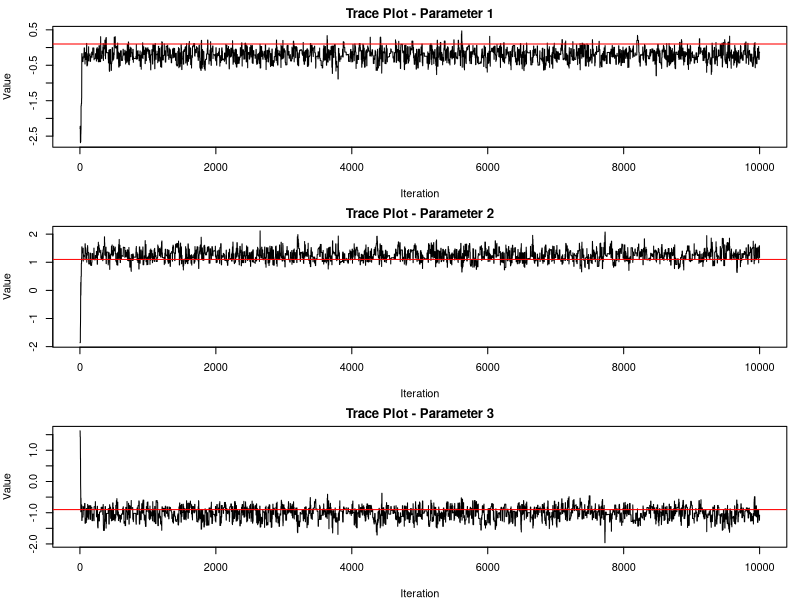
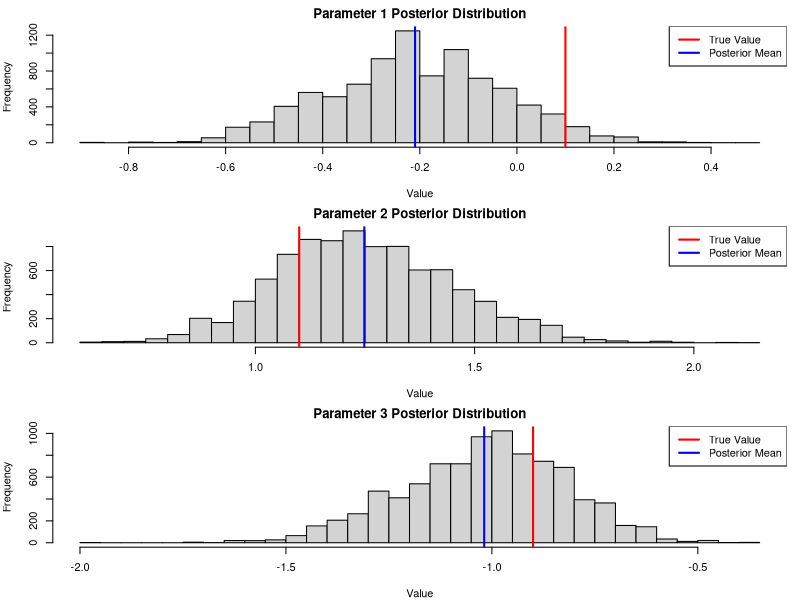
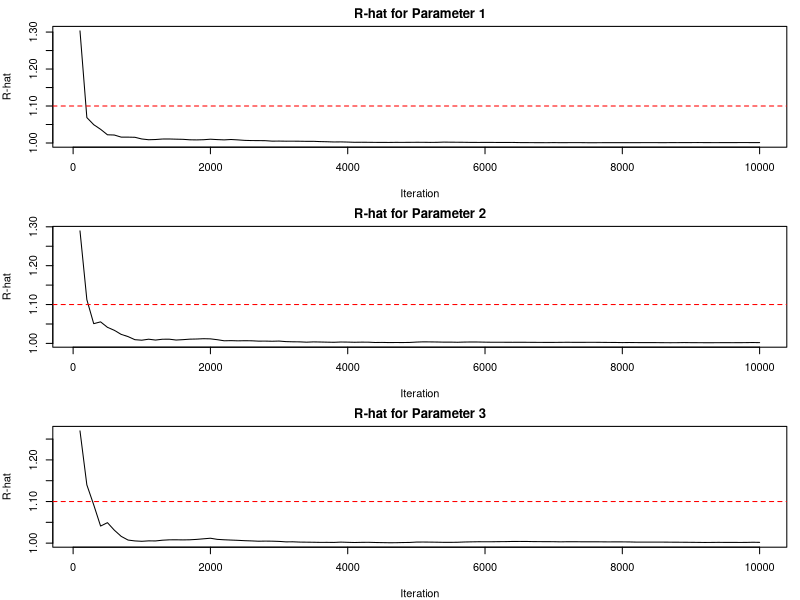
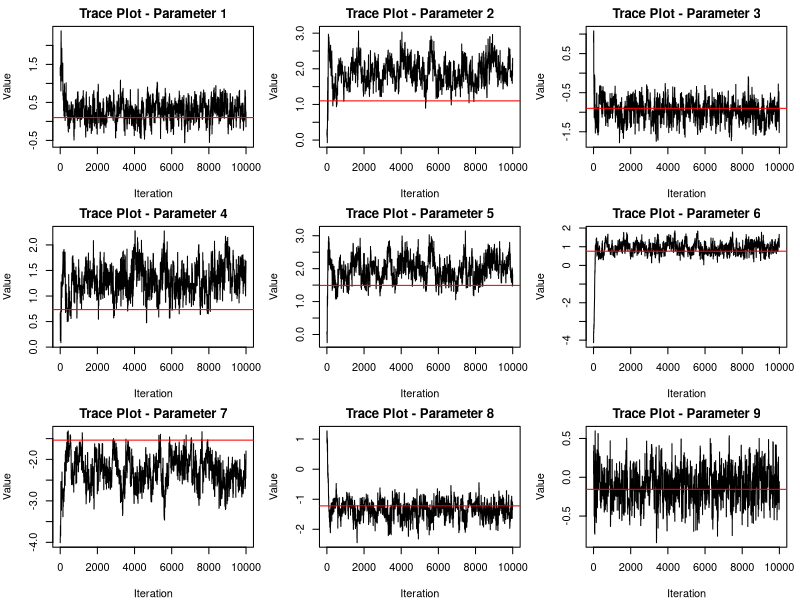
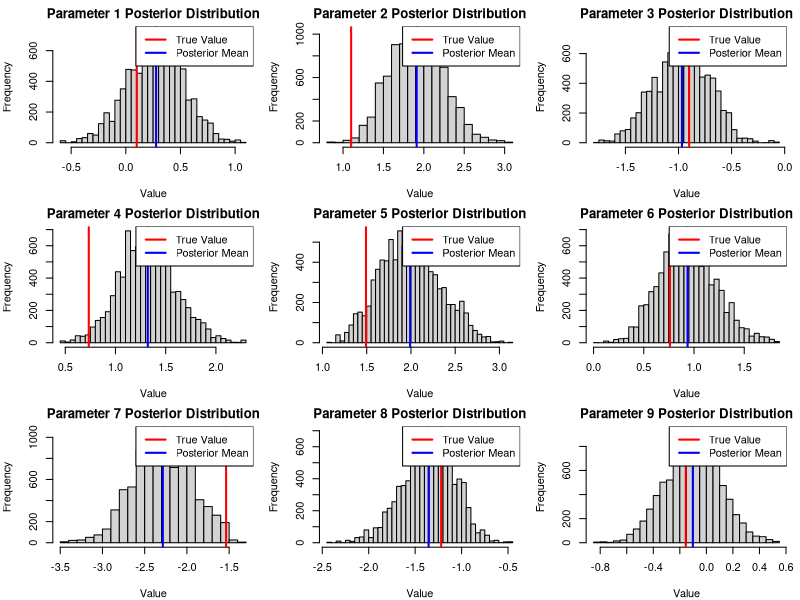
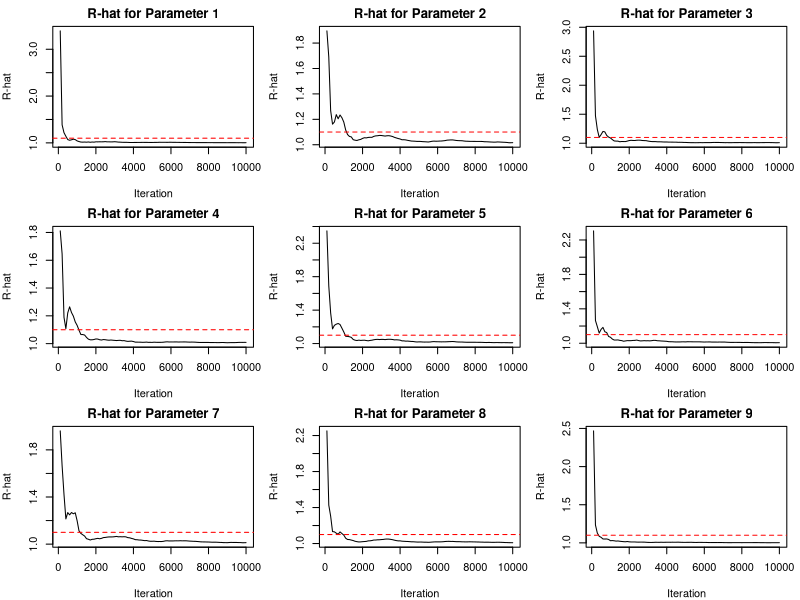

Write the R code that produced these figures, in order. (Note: a time limit stopped this script after it produced the figures.)
#Question 1
# Set parameters
N <- 200  # New sample size
true_betas <- c(0.1, 1.1, -0.9)  # (β0, β1, β2)

# Step 1: Generate covariates from Uniform[-2, 2]
set.seed(40)  # Set seed for reproducibility
X_covariates <- matrix(runif(2 * N, min = -2, max = 2), nrow = N, ncol = 2)

# Add a column of ones for the intercept term
X <- cbind(1, X_covariates)

# Step 2: Compute probabilities using logistic model
logits <- X %*% true_betas  # Matrix multiplication (includes intercept term)
probabilities <- 1 / (1 + exp(-logits))  # Apply sigmoid to logits

# Step 3: Generate binary responses (y) from Bernoulli distribution
y <- rbinom(N, size = 1, prob = probabilities)

# Report statistics: how many 0's and 1's
zeros <- sum(y == 0)
ones <- sum(y == 1)

cat("Statistics for N =", N, ":\n")
cat("  Number of zeros:", zeros, "\n")
cat("  Number of ones:", ones, "\n")
cat("  Proportion of zeros:", round(zeros / N, 2), "\n")
cat("  Proportion of ones:", round(ones / N, 2), "\n")




#Question 2
# Part 1: Data Generation
N <- 200
true_betas <- c(0.1, 1.1, -0.9)
set.seed(40)
X_covariates <- matrix(runif(2 * N, -2, 2), nrow = N, ncol = 2)
X <- cbind(1, X_covariates)
probabilities <- 1 / (1 + exp(-X %*% true_betas))
y <- rbinom(N, 1, probabilities)

# Report data statistics
zeros <- sum(y == 0)
ones <- sum(y == 1)
cat("Data Statistics:\n",
    "Zeros:", zeros, "Proportion:", round(zeros/N, 2), "\n",
    "Ones:", ones, "Proportion:", round(ones/N, 2), "\n")

# Part 2: MCMC Setup and Sampling
prior_mean <- c(0, 0, 0)
prior_sd <- 2
n_iter <- 10000
n_chains <- 20
n_params <- 3

# Log posterior function
log_posterior <- function(beta, X, y, prior_mean, prior_sd) {
  linear_pred <- X %*% beta
  log_lik <- sum(y * linear_pred - log(1 + exp(linear_pred)))
  log_prior <- sum(dnorm(beta, prior_mean, prior_sd, log = TRUE))
  return(log_lik + log_prior)
}

# Initialize and run chains
chains <- array(NA, dim = c(n_iter, n_params, n_chains))
acceptance_counts <- numeric(n_chains)

for(chain in 1:n_chains) {
  beta_current <- rnorm(n_params, prior_mean, prior_sd)
  proposal_sd <- 0.3  # Adjusted from 0.2 to 0.3
  chain_samples <- matrix(NA, n_iter, n_params)
  
  for(i in 1:n_iter) {
    beta_proposal <- beta_current + rnorm(n_params, 0, proposal_sd)
    log_r <- log_posterior(beta_proposal, X, y, prior_mean, prior_sd) - 
      log_posterior(beta_current, X, y, prior_mean, prior_sd)
    
    if(log(runif(1)) < log_r) {
      beta_current <- beta_proposal
      acceptance_counts[chain] <- acceptance_counts[chain] + 1
    }
    chain_samples[i,] <- beta_current
  }
  chains[,,chain] <- chain_samples
}

# Calculate acceptance rates
acceptance_rates <- acceptance_counts / n_iter
cat("Mean acceptance rate:", mean(acceptance_rates), "\n")

# Part 3: Visualization
windows(width = 12, height = 10)
par(mfrow = c(3,1), mar = c(4,4,2,1))

# Trace plots
for(i in 1:3) {
  plot(chains[,i,1], type = "l", 
       main = paste("Trace Plot - Parameter", i), 
       ylab = "Value", xlab = "Iteration")
  abline(h = true_betas[i], col = "red")
}

# Histograms after burn-in
burn_in <- 1000
chains_burned <- chains[(burn_in+1):n_iter,,]

windows(width = 12, height = 10)
par(mfrow = c(3,1), mar = c(4,4,2,1))
for(i in 1:3) {
  hist(chains_burned[,i,1], breaks = 30, 
       main = paste("Parameter", i, "Posterior Distribution"), 
       xlab = "Value")
  abline(v = true_betas[i], col = "red", lwd = 2)
  abline(v = mean(chains_burned[,i,1]), col = "blue", lwd = 2)
  legend("topright", 
         legend = c("True Value", "Posterior Mean"), 
         col = c("red", "blue"), 
         lwd = 2)
}

# Part 4: Gelman-Rubin Convergence Diagnostics
library(coda)
assessment_points <- seq(100, n_iter, by = 100)
rhat_values <- matrix(NA, length(assessment_points), n_params)

for(i in 1:length(assessment_points)) {
  chains_subset <- chains[1:assessment_points[i],,]
  mcmc_list <- lapply(1:n_chains, function(j) mcmc(chains_subset[,,j]))
  rhat_values[i,] <- gelman.diag(mcmc_list)$psrf[,1]
}

windows(width = 12, height = 10)
par(mfrow = c(3,1), mar = c(4,4,2,1))
for(i in 1:3) {
  plot(assessment_points, rhat_values[,i], type = "l",
       main = paste("R-hat for Parameter", i),
       xlab = "Iteration", ylab = "R-hat")
  abline(h = 1.1, col = "red", lty = 2)
}

# Calculate and display posterior summaries
posterior_means <- apply(chains_burned, 2, mean)
posterior_sds <- apply(chains_burned, 2, sd)
cat("\nPosterior Summaries:\n")
for(i in 1:3) {
  cat(sprintf("Parameter %d: Mean = %.3f, SD = %.3f\n", 
              i, posterior_means[i], posterior_sds[i]))
}




#question 3 
# Part 1: Data Generation with 9 dimensions
N <- 200

# Set seed for reproducibility
set.seed(40)

# Generate true parameters
initial_betas <- c(0.1, 1.1, -0.9)
additional_betas <- runif(6, -2, 2)
true_betas <- c(initial_betas, additional_betas)

# Print the parameters being used
cat("True parameter values:\n")
print(true_betas)

# Generate covariates and response
X_covariates <- matrix(runif(8 * N, -2, 2), nrow = N, ncol = 8)
X <- cbind(1, X_covariates)
probabilities <- 1 / (1 + exp(-X %*% true_betas))
y <- rbinom(N, 1, probabilities)

# Report data statistics
zeros <- sum(y == 0)
ones <- sum(y == 1)
cat("\nData Statistics:\n",
    "Zeros:", zeros, "Proportion:", round(zeros/N, 2), "\n",
    "Ones:", ones, "Proportion:", round(ones/N, 2), "\n")

# Part 2: MCMC Setup and Sampling
prior_mean <- rep(0, 9)
prior_sd <- 2
n_iter <- 10000
n_chains <- 20
n_params <- 9

# Log posterior function
log_posterior <- function(beta, X, y, prior_mean, prior_sd) {
  linear_pred <- X %*% beta
  log_lik <- sum(y * linear_pred - log(1 + exp(linear_pred)))
  log_prior <- sum(dnorm(beta, prior_mean, prior_sd, log = TRUE))
  return(log_lik + log_prior)
}

# Initialize and run chains
chains <- array(NA, dim = c(n_iter, n_params, n_chains))
acceptance_counts <- numeric(n_chains)

for(chain in 1:n_chains) {
  beta_current <- rnorm(n_params, prior_mean, prior_sd)
  proposal_sd <- 0.2  # Optimized value for target 23.4% acceptance rate
  chain_samples <- matrix(NA, n_iter, n_params)
  
  for(i in 1:n_iter) {
    beta_proposal <- beta_current + rnorm(n_params, 0, proposal_sd)
    log_r <- log_posterior(beta_proposal, X, y, prior_mean, prior_sd) - 
      log_posterior(beta_current, X, y, prior_mean, prior_sd)
    
    if(log(runif(1)) < log_r) {
      beta_current <- beta_proposal
      acceptance_counts[chain] <- acceptance_counts[chain] + 1
    }
    chain_samples[i,] <- beta_current
  }
  chains[,,chain] <- chain_samples
}

# Calculate acceptance rates
acceptance_rates <- acceptance_counts / n_iter
cat("\nMean acceptance rate:", mean(acceptance_rates), "\n")

# Part 3: Visualization
windows(width = 12, height = 10)
par(mfrow = c(3,3), mar = c(4,4,2,1))

# Trace plots
for(i in 1:9) {
  plot(chains[,i,1], type = "l", 
       main = paste("Trace Plot - Parameter", i), 
       ylab = "Value", xlab = "Iteration")
  abline(h = true_betas[i], col = "red")
}

# Histograms after burn-in
burn_in <- 1000
chains_burned <- chains[(burn_in+1):n_iter,,]

windows(width = 12, height = 10)
par(mfrow = c(3,3), mar = c(4,4,2,1))
for(i in 1:9) {
  hist(chains_burned[,i,1], breaks = 30, 
       main = paste("Parameter", i, "Posterior Distribution"), 
       xlab = "Value")
  abline(v = true_betas[i], col = "red", lwd = 2)
  abline(v = mean(chains_burned[,i,1]), col = "blue", lwd = 2)
  legend("topright", 
         legend = c("True Value", "Posterior Mean"), 
         col = c("red", "blue"), 
         lwd = 2)
}

# Part 4: Gelman-Rubin Convergence Diagnostics
library(coda)
assessment_points <- seq(100, n_iter, by = 100)
rhat_values <- matrix(NA, length(assessment_points), n_params)

for(i in 1:length(assessment_points)) {
  chains_subset <- chains[1:assessment_points[i],,]
  mcmc_list <- lapply(1:n_chains, function(j) mcmc(chains_subset[,,j]))
  rhat_values[i,] <- gelman.diag(mcmc_list)$psrf[,1]
}

windows(width = 12, height = 10)
par(mfrow = c(3,3), mar = c(4,4,2,1))
for(i in 1:9) {
  plot(assessment_points, rhat_values[,i], type = "l",
       main = paste("R-hat for Parameter", i),
       xlab = "Iteration", ylab = "R-hat")
  abline(h = 1.1, col = "red", lty = 2)
}

# Calculate and display posterior summaries
posterior_means <- apply(chains_burned, 2, mean)
posterior_sds <- apply(chains_burned, 2, sd)
cat("\nPosterior Summaries:\n")
for(i in 1:9) {
  cat(sprintf("Parameter %d: Mean = %.3f, SD = %.3f\n", 
              i, posterior_means[i], posterior_sds[i]))
}






















#QUESTION 4 
# Part 1: Data Generation with 9 dimensions
N <- 200

# Set seed for reproducibility
set.seed(40)

# Generate true parameters
initial_betas <- c(0.1, 1.1, -0.9)
additional_betas <- runif(6, -2, 2)
true_betas <- c(initial_betas, additional_betas)

# Print the parameters being used
cat("True parameter values:\n")
print(true_betas)

# Generate covariates and response
X_covariates <- matrix(runif(8 * N, -2, 2), nrow = N, ncol = 8)
X <- cbind(1, X_covariates)
probabilities <- 1 / (1 + exp(-X %*% true_betas))
y <- rbinom(N, 1, probabilities)

# Report data statistics
zeros <- sum(y == 0)
ones <- sum(y == 1)
cat("\nData Statistics:\n",
    "Zeros:", zeros, "Proportion:", round(zeros/N, 2), "\n",
    "Ones:", ones, "Proportion:", round(ones/N, 2), "\n")

# Metropolis-within-Gibbs implementation
n_iter <- 10000
n_chains <- 10
n_params <- 9
prior_mean <- rep(0, 9)
prior_sd <- 2

# Function for single parameter conditional
log_conditional <- function(beta_prop, beta_current, param_idx, X, y, prior_mean, prior_sd) {
  beta_temp <- beta_current
  beta_temp[param_idx] <- beta_prop
  linear_pred <- X %*% beta_temp
  log_lik <- sum(y * linear_pred - log(1 + exp(linear_pred)))
  log_prior <- dnorm(beta_prop, prior_mean[param_idx], prior_sd, log = TRUE)
  return(log_lik + log_prior)
}

# Initialize storage
chains <- array(NA, dim = c(n_iter, n_params, n_chains))
acceptance_counts <- matrix(0, n_chains, n_params)

# Individual proposal scales for each parameter
proposal_sds <- rep(1.8, n_params)  # Tuned for ~15% acceptance rate

# Run chains
for(chain in 1:n_chains) {
  beta_current <- rnorm(n_params, prior_mean, prior_sd)
  
  for(i in 1:n_iter) {
    # Update each parameter conditionally
    for(j in 1:n_params) {
      beta_proposal <- beta_current[j] + rnorm(1, 0, proposal_sds[j])
      
      log_r <- log_conditional(beta_proposal, beta_current, j, X, y, prior_mean, prior_sd) - 
        log_conditional(beta_current[j], beta_current, j, X, y, prior_mean, prior_sd)
      
      if(log(runif(1)) < log_r) {
        beta_current[j] <- beta_proposal
        acceptance_counts[chain, j] <- acceptance_counts[chain, j] + 1
      }
    }
    chains[i,,chain] <- beta_current
  }
}

# Calculate acceptance rates per parameter
acceptance_rates <- acceptance_counts / n_iter
mean_rates <- colMeans(acceptance_rates)
cat("\nMean acceptance rates per parameter:\n")
print(mean_rates)

# Trace plots
windows(width = 12, height = 10)
par(mfrow = c(3,3), mar = c(4,4,2,1))
for(i in 1:9) {
  plot(chains[,i,1], type = "l", 
       main = paste("Trace Plot - Parameter", i), 
       ylab = "Value", xlab = "Iteration")
  abline(h = true_betas[i], col = "red")
}

# Gelman-Rubin diagnostics
library(coda)
assessment_points <- seq(100, n_iter, by = 100)
rhat_values <- matrix(NA, length(assessment_points), n_params)

for(i in 1:length(assessment_points)) {
  chains_subset <- chains[1:assessment_points[i],,]
  mcmc_list <- lapply(1:n_chains, function(j) mcmc(chains_subset[,,j]))
  rhat_values[i,] <- gelman.diag(mcmc_list)$psrf[,1]
}

# Enhanced Gelman-Rubin plots
windows(width = 12, height = 10)
par(mfrow = c(3,3), mar = c(4,4,2,1))
for(i in 1:9) {
  plot(assessment_points, rhat_values[,i], type = "l",
       main = paste("R-hat for Parameter", i),
       xlab = "Iteration", ylab = "R-hat",
       ylim = c(1, max(rhat_values)))
  abline(h = 1.1, col = "red", lty = 2, lwd = 2)
}

# Calculate and display posterior summaries
burn_in <- 1000
chains_burned <- chains[(burn_in+1):n_iter,,]
posterior_means <- apply(chains_burned, 2, mean)
posterior_sds <- apply(chains_burned, 2, sd)

cat("\nPosterior Summaries:\n")
for(i in 1:9) {
  cat(sprintf("Parameter %d: Mean = %.3f, SD = %.3f\n", 
              i, posterior_means[i], posterior_sds[i]))
}













#Question 5
# Part 1: Data Generation with 9 dimensions
N <- 200

# Set seed for reproducibility
set.seed(40)

# Generate true parameters
initial_betas <- c(0.1, 1.1, -0.9)
additional_betas <- runif(6, -2, 2)
true_betas <- c(initial_betas, additional_betas)

# Print the parameters being used
cat("True parameter values:\n")
print(true_betas)

# Generate covariates and response
X_covariates <- matrix(runif(8 * N, -2, 2), nrow = N, ncol = 8)
X <- cbind(1, X_covariates)
probabilities <- 1 / (1 + exp(-X %*% true_betas))
y <- rbinom(N, 1, probabilities)

# Report data statistics
zeros <- sum(y == 0)
ones <- sum(y == 1)
cat("\nData Statistics:\n",
    "Zeros:", zeros, "Proportion:", round(zeros/N, 2), "\n",
    "Ones:", ones, "Proportion:", round(ones/N, 2), "\n")

# MCMC Setup
n_iter <- 10000
n_chains <- 20
n_params <- 9
prior_mean <- rep(0, 9)
prior_sd <- 2

# Function for single parameter conditional
log_conditional <- function(beta_prop, beta_current, param_idx, X, y, prior_mean, prior_sd) {
  beta_temp <- beta_current
  beta_temp[param_idx] <- beta_prop
  linear_pred <- X %*% beta_temp
  log_lik <- sum(y * linear_pred - log(1 + exp(linear_pred)))
  log_prior <- dnorm(beta_prop, prior_mean[param_idx], prior_sd, log = TRUE)
  return(log_lik + log_prior)
}

# Two different proposal scales
proposal_sd_low <- 2.5  # For ~10% acceptance rate
proposal_sd_high <- 1.1  # For ~30% acceptance rate

# Initialize storage
chains <- array(NA, dim = c(n_iter, n_params, n_chains))
acceptance_counts_low <- matrix(0, n_chains, n_params)
acceptance_counts_high <- matrix(0, n_chains, n_params)
proposal_counts_low <- matrix(0, n_chains, n_params)
proposal_counts_high <- matrix(0, n_chains, n_params)

# Run MCMC
for(chain in 1:n_chains) {
  beta_current <- rnorm(n_params, prior_mean, prior_sd)
  
  for(i in 1:n_iter) {
    for(j in 1:n_params) {
      # Track which proposal is used
      use_low_proposal <- runif(1) < 0.5
      proposal_sd <- ifelse(use_low_proposal, proposal_sd_low, proposal_sd_high)
      
      if(use_low_proposal) {
        proposal_counts_low[chain, j] <- proposal_counts_low[chain, j] + 1
      } else {
        proposal_counts_high[chain, j] <- proposal_counts_high[chain, j] + 1
      }
      
      beta_proposal <- beta_current[j] + rnorm(1, 0, proposal_sd)
      
      log_r <- log_conditional(beta_proposal, beta_current, j, X, y, prior_mean, prior_sd) - 
        log_conditional(beta_current[j], beta_current, j, X, y, prior_mean, prior_sd)
      
      if(log(runif(1)) < log_r) {
        beta_current[j] <- beta_proposal
        if(use_low_proposal) {
          acceptance_counts_low[chain, j] <- acceptance_counts_low[chain, j] + 1
        } else {
          acceptance_counts_high[chain, j] <- acceptance_counts_high[chain, j] + 1
        }
      }
    }
    chains[i,,chain] <- beta_current
  }
}

# Print acceptance rates for both proposal types
cat("\nAcceptance rates for low proposal (target 10%):\n")
low_rates <- colMeans(acceptance_counts_low/proposal_counts_low)
print(round(low_rates, 3))

cat("\nAcceptance rates for high proposal (target 30%):\n")
high_rates <- colMeans(acceptance_counts_high/proposal_counts_high)
print(round(high_rates, 3))

# Calculate and print mixing statistics
cat("\nProposal mix statistics:\n")
low_prop <- colMeans(proposal_counts_low/(proposal_counts_low + proposal_counts_high))
cat("Proportion of low proposals:", round(mean(low_prop), 3), "\n")

# Gelman-Rubin diagnostics
library(coda)
assessment_points <- c(seq(10, 1000, by = 10), seq(1100, n_iter, by = 100))
rhat_values <- matrix(NA, length(assessment_points), n_params)

for(i in 1:length(assessment_points)) {
  chains_subset <- chains[1:assessment_points[i],,]
  mcmc_list <- lapply(1:n_chains, function(j) mcmc(chains_subset[,,j]))
  rhat_values[i,] <- gelman.diag(mcmc_list)$psrf[,1]
}

# Print convergence speed metrics
cat("\nConvergence speed metrics:\n")
for(i in 1:n_params) {
  first_converged <- which(rhat_values[,i] < 1.1)[1]
  if(!is.na(first_converged)) {
    cat(sprintf("Parameter %d first reached R-hat < 1.1 at iteration %d\n", 
                i, assessment_points[first_converged]))
  }
}

# Plot Gelman-Rubin statistics
windows(width = 12, height = 10)
par(mfrow = c(3,3), mar = c(4,4,2,1))
for(i in 1:9) {
  plot(assessment_points, rhat_values[,i], type = "l",
       main = paste("R-hat for Parameter", i),
       xlab = "Iteration", ylab = "R-hat",
       ylim = c(1, max(rhat_values)))
  abline(h = 1.1, col = "red", lty = 2, lwd = 2)
}

# Print final R-hat values
cat("\nFinal R-hat values:\n")
print(round(rhat_values[nrow(rhat_values),], 3))

# Calculate and display posterior summaries
burn_in <- 1000
chains_burned <- chains[(burn_in+1):n_iter,,]
posterior_means <- apply(chains_burned, 2, mean)
posterior_sds <- apply(chains_burned, 2, sd)

cat("\nPosterior Summaries:\n")
for(i in 1:9) {
  cat(sprintf("Parameter %d: Mean = %.3f, SD = %.3f\n", 
              i, posterior_means[i], posterior_sds[i]))
}
